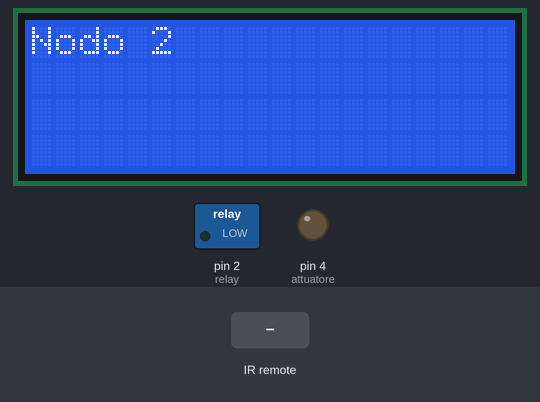
A sketch run on a simulated Arduino Uno, built with avr-gcc and run on an emulated ATmega328P. Parts: 20×4 character LCD, switched loads named in the sketch (green lamp = pin HIGH), output pins drawn as LEDs (lit = HIGH). Inputs (shaded band) come from the test bench. What the sketch prints to the serial monitor is not drawn.

Above: at 3.2 s.
3.3 s: infrared code 0x1111000 received
At 4.0 s:
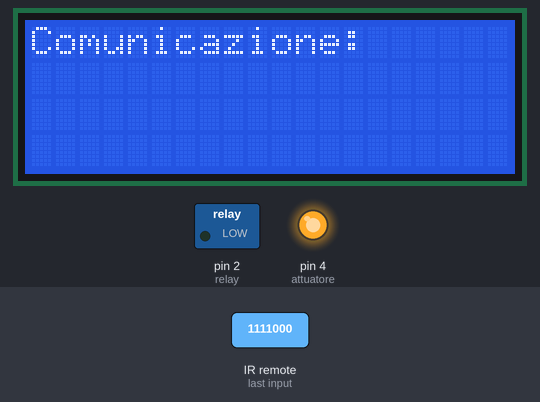
At 10.6 s:
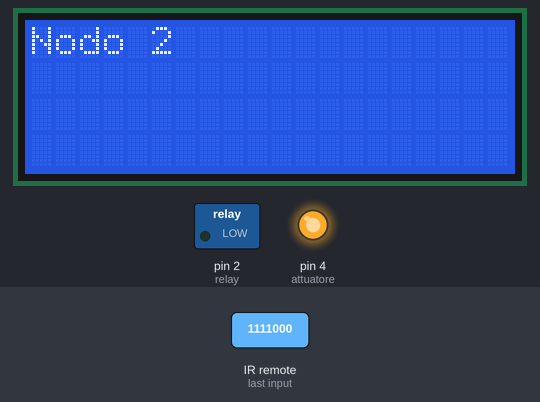
Timing chart, 0 to 10.8 s (numbered marks = the images above; inputs shaded):
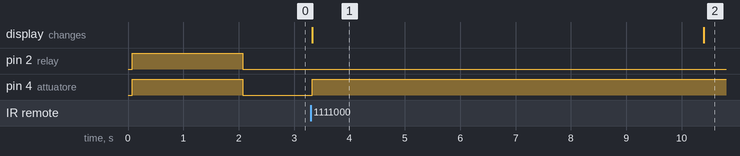

Measured:
- after the input at 3.3 s, pin 4 (attuatore): LOW → HIGH at once; the display: changes at once (image 1)
- what the display in image 1 shows lasts 7.1 s, from 3.3 s to 10.4 s

The sketch:

Nodo_2.ino
```cpp
//---------------------------------------------------------------NETWORK-NODES-----------------------------------------------

//-------------------------------------------------------PIETRO RIGNANESE & ANDREA POLENTA---------------------------------

/*
 * NODO 2
 *
 * Comunicazione ottica
 *
 * Link Progetto: https://github.com/domoticawifi/Network-nodes
 *
 *
 * DA IMPORTARE IN ARDUINO UNO/NANO
 *
 * Strumenti > Scheda: > Arduino UNO/NANO
 * Strumenti > Porta > COM(3,5,7)
 *
 * DATA ULTIMA MODIFICA: SABATO 22 APRILE 2017 ORE 15:50
 *
 *
 */

//Librerie per gestione display
#include <Wire.h>
#include <LiquidCrystal_I2C.h>

//Libreria IR
#include <IRremote.h>
int RECV_IR = 8;
IRrecv irrecv(RECV_IR);   //Ricezione del segnale IR sul pin 8
decode_results results;

IRsend irsend;

//Mappatura pin Arduino
int relay = 2;
int attuatore = 4;

LiquidCrystal_I2C lcd(0x27,20,4);

void setup()
{
  //Display
  lcd.init();
  lcd.backlight();
  lcd.home();
  lcd.print("Nodo 2");

  Serial.begin(115200);
  Serial.println("Nodo 2");
  Serial.println("");

  pinMode(relay, OUTPUT);
  pinMode(attuatore, OUTPUT);

  digitalWrite(relay,HIGH);
  digitalWrite(attuatore,HIGH);
  delay(2000);
  digitalWrite(relay,LOW);
  digitalWrite(attuatore,LOW);

  irrecv.enableIRIn();
}

void loop()
{
  lcd.setCursor(0,0);
  lcd.print("Nodo 2          ");
  lcd.print("                ");

  //Controlla se è stato ricevuto un dato sul sensore IR
  if (irrecv.decode(&results))
  {
    int cont = 0;
    lcd.setCursor(0,0);
    lcd.print("Comunicazione:");
    lcd.setCursor(0,1);
    Serial.println(results.value);

     //Accensione Relay nodo 2
    if(results.value == 69632)
    {
      Serial.println("Accensione Realy");
      digitalWrite(relay,HIGH);
      do
      {
        cont++;
        irsend.sendNEC(0x1000001111, 32);// invio del dato per la conferma della purezza del dato = 4369
        Serial.println("Invio OK");
        delay(20);
      }while(cont<80);
    }

    //Accensione Attuatore nodo 2
    if(results.value == 17895424)
    {
      Serial.println("Accensione Attuatore");
      digitalWrite(attuatore, HIGH);
      do
      {
        cont++;
        irsend.sendNEC(0x1000001111, 32);// invio del dato per la conferma della purezza del dato = 4369
        Serial.println("Invio OK");
        delay(20);
      }while(cont<80);
    }

    //Spegnimento Relay nodo 2
    if(results.value == 65536)
    {
      Serial.println("Spegnimento Realy");
      digitalWrite(relay, LOW);
      do
      {
        cont++;
        irsend.sendNEC(0x1000001111, 32);// invio del dato per la conferma della purezza del dato = 4369
        delay(20);
      }while(cont<80);
    }

    //Spegnimento Attuatore nodo 2
    if(results.value == 286261248)
    {
      Serial.println("Spegnimento Attuatore");
      digitalWrite(attuatore, LOW);
      do
      {
        cont++;
        irsend.sendNEC(0x1000001111, 32);// invio del dato per la conferma della purezza del dato = 4369
        delay(20);
      }while(cont<80);
    }
    irrecv.enableIRIn();
    irrecv.decode(&results);
    irrecv.resume();
  }

}
```
